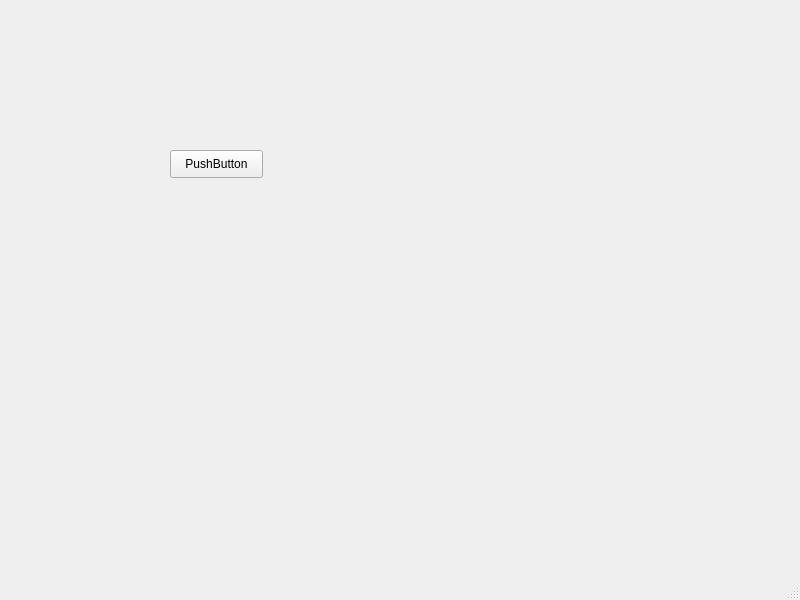
<?xml version="1.0" encoding="UTF-8"?>
<ui version="4.0">
 <class>MainWindow</class>
 <widget class="QMainWindow" name="MainWindow">
  <property name="geometry">
   <rect>
    <x>0</x>
    <y>0</y>
    <width>800</width>
    <height>600</height>
   </rect>
  </property>
  <property name="windowTitle">
   <string>MainWindow</string>
  </property>
  <widget class="QWidget" name="centralwidget">
   <widget class="QPushButton" name="btnCall">
    <property name="geometry">
     <rect>
      <x>170</x>
      <y>150</y>
      <width>93</width>
      <height>28</height>
     </rect>
    </property>
    <property name="text">
     <string>PushButton</string>
    </property>
   </widget>
  </widget>
  <widget class="QMenuBar" name="menubar">
   <property name="geometry">
    <rect>
     <x>0</x>
     <y>0</y>
     <width>800</width>
     <height>26</height>
    </rect>
   </property>
  </widget>
  <widget class="QStatusBar" name="statusbar"/>
 </widget>
 <resources/>
 <connections/>
</ui>
